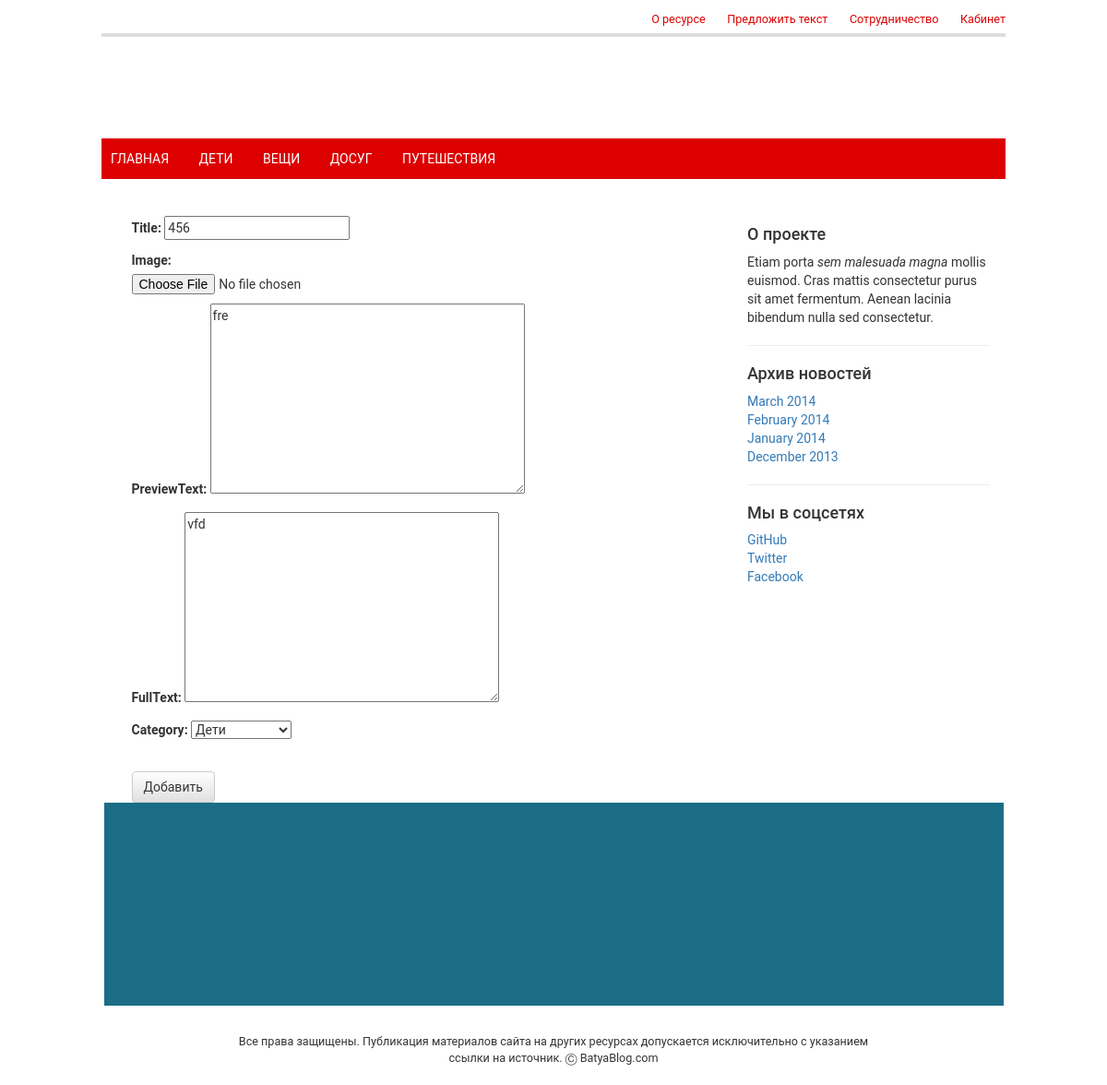
The page /456/edit/ (signed in) on the database its author committed.
### posts/models.py (models this page shows, shortened)
class Post(models.Model):
    user = models.ForeignKey(settings.AUTH_USER_MODEL, default=1)
    title = models.CharField(max_length=120, blank=False)
    image = models.ImageField(upload_to=upload_location,
                              null=True, blank=True, height_field='height_field', width_field='width_field')
    height_field = models.IntegerField(default=0)
    width_field = models.IntegerField(default=0)
    previewText = models.TextField(max_length=260, blank=True)
    fullText = models.TextField()
    slug = models.SlugField(unique=True)
    updated = models.DateTimeField(auto_now=True, auto_now_add=False)
    timestamp = models.DateTimeField(auto_now=False, auto_now_add=True)
    category = models.CharField(max_length=40, choices=categories(), default='CH')
    class Meta:
        ordering = ["-timestamp"]

### posts/views.py (the view)
# urls.py: url(r'^(?P<slug>[\w-]+)/edit/$', update, name='update'),
def update(request, slug=None):
    if not request.user.is_staff or not request.user.is_superuser:
        raise Http404
    instance = get_object_or_404(Post, slug=slug)
    form = PostForm(request.POST or None, request.FILES or None, instance=instance)
    if form.is_valid():
        instance = form.save(commit=False)
        instance.save()
        messages.success(request, "Updated")
        return HttpResponseRedirect(instance.get_absolute_url())
    context = {
        'title': instance.title,
        'instance': instance,
        'form': form,
    }
    return render(request, 'posts/create.html', context)

### posts/forms.py
class PostForm(forms.ModelForm):
    class Meta:
        model = Post
        fields = [
            'title',
            'image',
            'previewText',
            'fullText',
            'category'
        ]

### templates/posts/create.html (shortened to what this page needs)
{% extends "index.html" %}
{% block content %}
<div class="col-sm-12">
    <form method="POST" action="" enctype="multipart/form-data">
        {{ form.as_p }}
        <br>
        <input type="submit" class="btn btn-default" value="Добавить" />
    </form>
</div>
{% endblock content %}

### static_cdn/css/base.css (style rules this page uses)
body { font-family: "Roboto", "Lucida Grande", Verdana, Arial, sans-serif; }

### rows shown on the page
Post: title "456", previewText "fre", fullText "vfd", category "Дети"
